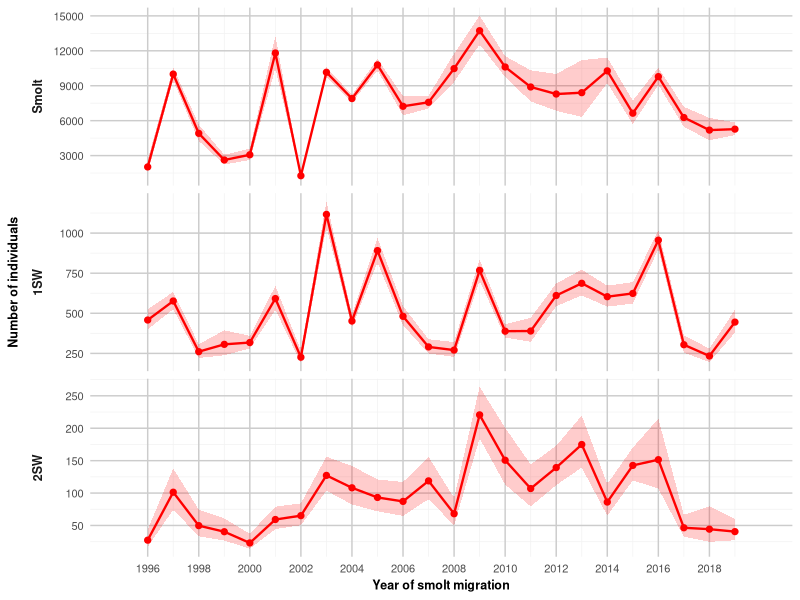

Source code (R): (Note: this script raises an error after producing the figure.)
### ============================================================================
### Disentangling length-dependent and length-independent variations
### in survival and maturation in Atlantic salmon
### ----------------------------------------------------------------------------
### File:    figA1_data.R
### Purpose: Create data figure A1.1; A1.2 & A1.3
### Author:  ©BOULAIRE Eliot, NEVOUX Marie & RIVOT Etienne
### Version: 17/08/2026
### ============================================================================

## -----------------------------------------------------------------------------
## 0. Setup
## -----------------------------------------------------------------------------
rm(list = ls())
set.seed(123)

pkginstall <- function(packages) {
  for (pkg in packages) {
    if (!require(pkg, character.only = TRUE)) {
      install.packages(pkg, dependencies = TRUE)
      library(pkg, character.only = TRUE)
    } else {
      library(pkg, character.only = TRUE)
    }
  }
}
pkginstall(c("ggplot2", "dplyr", "tidyr"))

## -----------------------------------------------------------------------------
## 1. CMR abundance estimates
## -----------------------------------------------------------------------------
CMR <- read.csv2(file = "data/rawdata/data_Scorff_CMR.csv")
CMR2 <- CMR %>%
  mutate(
    meanlog = log(mean^2/sqrt(mean^2 + sd^2)),
    sdlog = sqrt(log(1+((sd^2)/(mean^2)))),
    stage = factor(stage, levels = c("Smolt", "1SW", "2SW"))
  )

data_N <- CMR2 %>%
  rowwise() %>%
  mutate(
    Q2.5  = qlnorm(0.025, meanlog, sdlog),
    Q25   = qlnorm(0.25,  meanlog, sdlog),
    Q50   = qlnorm(0.50,  meanlog, sdlog),
    Q75   = qlnorm(0.75,  meanlog, sdlog),
    Q97.5 = qlnorm(0.975, meanlog, sdlog)
  ) %>%
  ungroup()

figA1.1 <- ggplot() + 
  geom_ribbon(data = data_N, aes(x = cohort, ymin = Q2.5, ymax = Q97.5), fill = "red", alpha = 0.2) +
  geom_line(data = data_N, aes(x = cohort, y = Q50), color = "red", linewidth = 0.8) +
  geom_point(data = data_N, aes(x = cohort, y = Q50), color = "red", size = 1.8) +
  facet_grid(stage~., scale = "free", switch = "y") +
  labs(x = "Year of smolt migration", y = "Number of individuals") +
  coord_cartesian(xlim = c(1995, 2020), ylim = c(NA, NA), expand = TRUE) +
  scale_x_continuous(
    breaks = seq(min(data_N$cohort), max(data_N$cohort), by = 2),
    minor_breaks = seq(min(data_N$cohort), max(data_N$cohort), by = 1)
  ) +
  scale_y_continuous(n.breaks = 6) +
  theme_minimal() +
  theme(
    panel.grid.major = element_line(color = "grey80"),
    panel.grid.minor = element_line(color = "grey95"),
    axis.title  = element_text(size = 9, face = "bold"),
    axis.text   = element_text(size = 8),
    legend.position = "none",
    legend.title = element_text(size = 9, face = "bold"),
    legend.text  = element_text(size = 8),
    strip.placement = "outside",
    strip.text  = element_text(size = 9, face = "bold")
  )
figA1.1

ggsave(
  filename = "results/figA1.1.pdf",
  plot = figA1.1,
  width = 1961/300,
  height = 1440/300,
  units = "in"
)

## -----------------------------------------------------------------------------
## 2. Scale sex data
## -----------------------------------------------------------------------------
ORE <- read.csv2(file = "data/rawdata/data_Scorff_ORE.csv")
ORE2 <- ORE %>%
  mutate(
    stage2 = case_when(
      grepl("smolt", stage, ignore.case = TRUE) ~ "Smolt",
      grepl("1SW", age, ignore.case = TRUE) ~ "1SW",
      grepl("2SW", age, ignore.case = TRUE) ~ "2SW",
      TRUE ~ NA_character_
    ),
    stage2 = factor(stage2, levels = c("Smolt", "1SW", "2SW"))) %>%
  filter(stage2 %in% c("Smolt", "1SW", "2SW"))

data_S <- ORE2 %>%
  group_by(stage2, cohort) %>%
  summarise(
    Fem = sum(sexe %in% c("F"), na.rm = TRUE),
    Ma = sum(sexe %in% c("M"), na.rm = TRUE),
    Tot = sum(sexe %in% c("F", "M"), na.rm = TRUE),
    .groups = "drop"
  ) %>%
  ungroup() %>%
  rowwise() %>%
  mutate(
    Q2.5  = qbeta(0.025, (Fem + 1), ((Tot - Fem) + 1)),
    Q25   = qbeta(0.25, (Fem + 1), ((Tot - Fem) + 1)),
    Q50   = qbeta(0.50, (Fem + 1), ((Tot - Fem) + 1)),
    Q75   = qbeta(0.75, (Fem + 1), ((Tot - Fem) + 1)),
    Q97.5 = qbeta(0.975, (Fem + 1), ((Tot - Fem) + 1))
  ) %>%
  ungroup()

figA1.2 <- ggplot() + 
  geom_ribbon(data = data_S, aes(x = cohort, ymin = Q2.5, ymax = Q97.5), fill = "red", alpha = 0.2) +
  geom_line(data = data_S, aes(x = cohort, y = Q50), color = "red", linewidth = 0.8) +
  geom_point(data = data_S, aes(x = cohort, y = Q50), color = "red", size = 1.8) +
  facet_grid(stage2~., scale = "free", switch = "y") +
  labs(x = "Year of smolt migration", y = "Proportion of female") +
  coord_cartesian(xlim = c(1995, 2020), ylim = c(NA, NA), expand = TRUE) +
  scale_x_continuous(
    breaks = seq(min(data_S$cohort), max(data_S$cohort), by = 2),
    minor_breaks = seq(min(data_S$cohort), max(data_S$cohort), by = 1)
  ) +
  scale_y_continuous(n.breaks = 6) +
  theme_minimal() +
  theme(
    panel.grid.major = element_line(color = "grey80"),
    panel.grid.minor = element_line(color = "grey95"),
    axis.title  = element_text(size = 9, face = "bold"),
    axis.text   = element_text(size = 8),
    legend.position = "none",
    legend.title = element_text(size = 9, face = "bold"),
    legend.text  = element_text(size = 8),
    strip.placement = "outside",
    strip.text  = element_text(size = 9, face = "bold")
  )
figA1.2

ggsave(
  filename = "results/figA1.2.pdf",
  plot = figA1.2,
  width = 1961/300,
  height = 1440/300,
  units = "in"
)

## -----------------------------------------------------------------------------
## 3. Scale length data
## -----------------------------------------------------------------------------
ORE <- read.csv2(file = "data/rawdata/data_Scorff_ORE.csv")

data_L <- bind_rows(
  ORE %>%
    filter(stage == "Smolt" & !is.na(migration)) %>%
    mutate(stage2 = "Smolt",
           length = migration),
  ORE %>%
    filter(stage == "Adult" & !is.na(migration)) %>%
    mutate(stage2 = "Surviving
smolt",
           length = migration),
  ORE %>%
    filter(stage == "Adult" & !is.na(end1sum)) %>%
    mutate(stage2 = "Post-smolt",
           length = end1sum),
  ORE %>%
    filter(age == "1SW" & !is.na(end1sum)) %>%
    mutate(stage2 = "Maturing
post-smolt",
           length = end1sum),
  ORE %>%
    filter(age == "2SW" & !is.na(end1sum)) %>%
    mutate(stage2 = "Non-maturing
post-smolt",
           length = end1sum)
) %>%
  group_by(stage2, cohort) %>%
  summarise(
    Q2.5  = quantile(length, 0.025),
    Q25   = quantile(length, 0.25),
    Q50   = quantile(length, 0.5),
    Q75   = quantile(length, 0.75),
    Q97.5 = quantile(length, 0.975),
    .groups = "drop"
  ) %>%
  ungroup() %>%
  filter(stage2 %in% c("Smolt", "Surviving
smolt", "Post-smolt", "Maturing
post-smolt", "Non-maturing
post-smolt")) %>%
  mutate(stage2 = factor(stage2, levels = c("Smolt", "Surviving
smolt", "Post-smolt", "Maturing
post-smolt", "Non-maturing
post-smolt")))

figA1.3 <- ggplot() + 
  geom_ribbon(data = data_L, aes(x = cohort, ymin = Q2.5, ymax = Q97.5), fill = "red", alpha = 0.2) +
  geom_line(data = data_L, aes(x = cohort, y = Q50), color = "red", linewidth = 0.8) +
  geom_point(data = data_L, aes(x = cohort, y = Q50), color = "red", size = 1.8) +
  facet_grid(stage2~., scale = "free", switch = "y") +
  labs(x = "Year of smolt migration", y = "Scale length (mm)") +
  coord_cartesian(xlim = c(1995, 2020), ylim = c(NA, NA), expand = TRUE) +
  scale_x_continuous(
    breaks = seq(min(data_L$cohort), max(data_L$cohort), by = 2),
    minor_breaks = seq(min(data_L$cohort), max(data_L$cohort), by = 1)
  ) +
  scale_y_continuous(n.breaks = 6) +
  theme_minimal() +
  theme(
    panel.grid.major = element_line(color = "grey80"),
    panel.grid.minor = element_line(color = "grey95"),
    axis.title  = element_text(size = 9, face = "bold"),
    axis.text   = element_text(size = 8),
    legend.position = "none",
    legend.title = element_text(size = 9, face = "bold"),
    legend.text  = element_text(size = 8),
    strip.placement = "outside",
    strip.text  = element_text(size = 9, face = "bold")
  )
figA1.3

ggsave(
  filename = "results/figA1.3.pdf",
  plot = figA1.3,
  width = 1961/300,
  height = 1440/300,
  units = "in"
)
